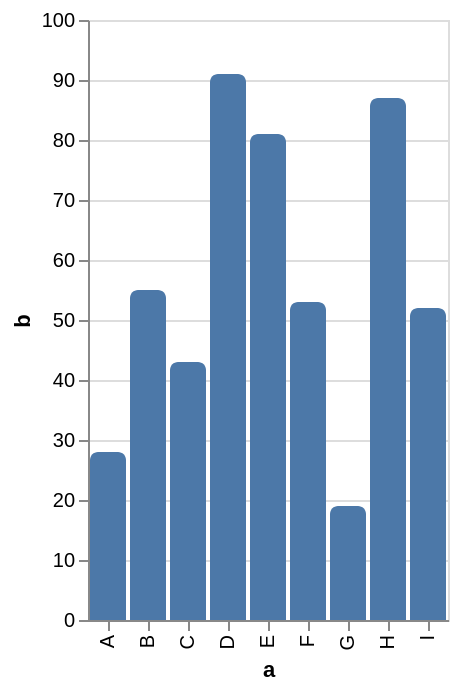

The specification (Vega-Lite) saved for this image:
### Vega-Lite specification from a JSON file in a GitHub repository (floating-point values rounded to 4 significant figures)
{"$schema": "https://vega.github.io/schema/vega-lite/v5.json", "description": "A simple bar chart with rounded corners at the end of the bar.", "data": {"values": [{"a": "A", "b": 28}, {"a": "B", "b": 55}, {"a": "C", "b": 43}, {"a": "D", "b": 91}, {"a": "E", "b": 81}, {"a": "F", "b": 53}, {"a": "G", "b": 19}, {"a": "H", "b": 87}, {"a": "I", "b": 52}]}, "mark": {"type": "bar", "cornerRadiusEnd": 4}, "encoding": {"x": {"field": "a", "type": "ordinal"}, "y": {"field": "b", "type": "quantitative"}}}
